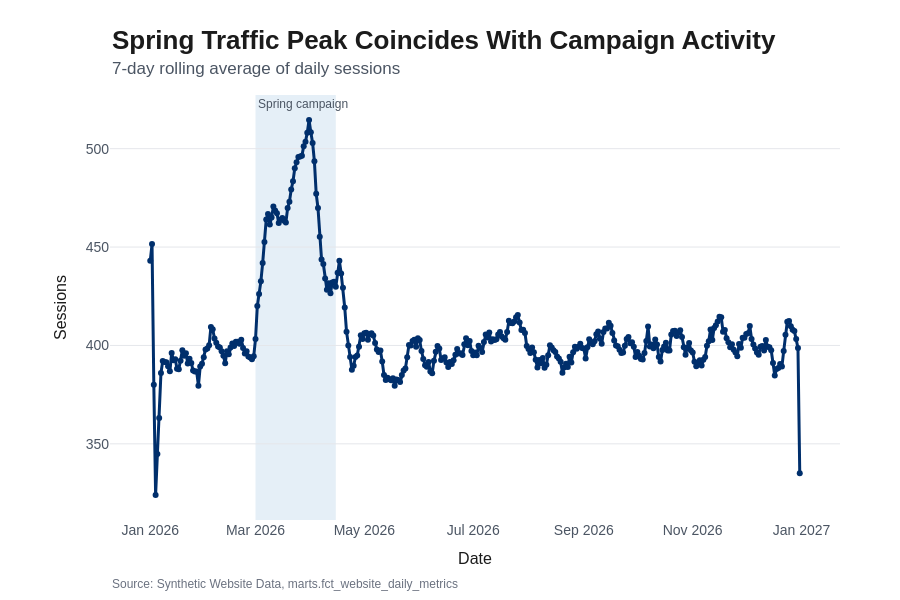

The notebook cell this image was saved under:
### Code cell
figure = line_chart(
    daily_performance,
    x="date_day",
    y="sessions_7d_avg",
    theme=theme,
    title="Spring Traffic Peak Coincides With Campaign Activity",
    subtitle="7-day rolling average of daily sessions",
    x_axis_title="Date",
    y_axis_title="Sessions",
    event_bands=[
    {
        "start": "2026-03-01",
        "end": "2026-04-15",
        "label": "Spring campaign",
    }
],
    source="Synthetic Website Data, marts.fct_website_daily_metrics",
)

figure.show()

### Figure 1 — Plotly figure (JSON) as saved in the notebook; plotly's stock layout.template omitted (floating-point values rounded to 4 significant figures; data arrays with more than 128 entries replaced by an {"elided": "..."} marker saying what was removed)
{"data": [{"line": {"color": "#002F6C", "width": 3}, "marker": {"color": "#002F6C", "size": 6}, "mode": "lines+markers", "name": "Sessions 7D Avg", "type": "scatter", "x": {"elided": "365 str values"}, "y": {"elided": "365 float values"}}], "layout": {"annotations": [{"font": {"color": "#4B5563", "size": 12, "weight": 500}, "showarrow": false, "text": "Spring campaign", "x": "2026-03-01", "xanchor": "left", "xref": "x", "y": 1, "yanchor": "top", "yref": "y domain"}, {"align": "left", "font": {"color": "#1B1B1B", "family": "IBM Plex Sans, Arial, sans-serif", "size": 26, "weight": 600}, "showarrow": false, "text": "Spring Traffic Peak Coincides With Campaign Activity", "x": 0, "xanchor": "left", "xref": "paper", "y": 1.17, "yanchor": "top", "yref": "paper"}, {"align": "left", "font": {"color": "#4B5563", "family": "IBM Plex Sans, Arial, sans-serif", "size": 17, "weight": 400}, "showarrow": false, "text": "7-day rolling average of daily sessions", "x": 0, "xanchor": "left", "xref": "paper", "y": 1.09, "yanchor": "top", "yref": "paper"}, {"align": "left", "font": {"color": "#6B7280", "family": "IBM Plex Sans, Arial, sans-serif", "size": 12, "weight": 400}, "showarrow": false, "text": "Source: Synthetic Website Data, marts.fct_website_daily_metrics", "x": 0, "xanchor": "left", "xref": "paper", "y": -0.13, "yanchor": "top", "yref": "paper"}], "autosize": true, "bargap": 0.25, "font": {"color": "#1B1B1B", "family": "IBM Plex Sans, Arial, sans-serif", "size": 14, "weight": 400}, "height": 600, "hovermode": "x unified", "legend": {"font": {"color": "#1B1B1B", "family": "IBM Plex Sans, Arial, sans-serif", "size": 14, "weight": 400}, "orientation": "h", "x": 0, "xanchor": "left", "y": 1.035, "yanchor": "top"}, "margin": {"b": 80, "l": 110, "r": 60, "t": 95}, "paper_bgcolor": "#FFFFFF", "plot_bgcolor": "#FFFFFF", "shapes": [{"fillcolor": "#4A90C2", "layer": "below", "line": {"width": 0}, "opacity": 0.14, "type": "rect", "x0": "2026-03-01", "x1": "2026-04-15", "xref": "x", "y0": 0, "y1": 1, "yref": "y domain"}], "showlegend": false, "xaxis": {"automargin": true, "showgrid": false, "showline": false, "tickfont": {"color": "#4B5563", "family": "IBM Plex Sans, Arial, sans-serif", "size": 14, "weight": 400}, "ticks": "", "title": {"font": {"color": "#1B1B1B", "family": "IBM Plex Sans, Arial, sans-serif", "size": 16, "weight": 500}, "text": "Date"}, "zeroline": false}, "yaxis": {"automargin": true, "gridcolor": "#E5E7EB", "gridwidth": 1, "showgrid": true, "showline": false, "tickfont": {"color": "#4B5563", "family": "IBM Plex Sans, Arial, sans-serif", "size": 14, "weight": 400}, "ticks": "", "title": {"font": {"color": "#1B1B1B", "family": "IBM Plex Sans, Arial, sans-serif", "size": 16, "weight": 500}, "text": "Sessions"}, "zeroline": false, "zerolinecolor": "#D1D5DB"}}}
